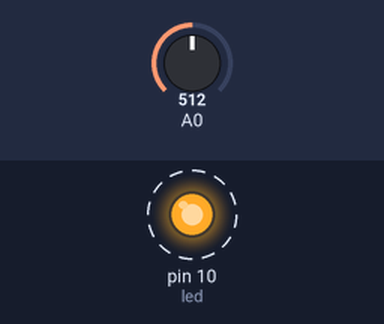
Bench run of a sketch on a simulated Arduino Uno, built with avr-gcc and run on an emulated ATmega328P. Shown: output pins drawn as LEDs (lit = HIGH). Dashed ring = blinking. Inputs (shaded band) come from the test bench; at power-on: A0 = 512. No radio packets arrive unless stated; what the sketch prints to the serial monitor is not drawn.

Above: at 0.13 s.
Timing chart, 0 to 3.0 s (numbered marks = the images above):
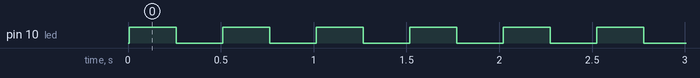

The sketch:

transmitter.ino
```cpp
#include <SPI.h>
#include <nRF24L01.h>
#include <RF24.h>
RF24 radio(7, 8); // CE, CSN
int led=10;
const byte address[6] = "00001";
void setup() {
  Serial.begin(9600);
  radio.begin();
  radio.openWritingPipe(address);
  radio.setPALevel(RF24_PA_MIN);
  radio.stopListening();
  pinMode(led,OUTPUT);
}
void loop() {
  float esc_cord= analogRead(A0);
  radio.write(&esc_cord, sizeof(esc_cord));
  Serial.println(esc_cord);
  digitalWrite(led,HIGH);
  delay(250);
  radio.write(&esc_cord, sizeof(esc_cord));
  digitalWrite(led,LOW);
  delay(250);
}
```

Measured:
- by itself, pin 10 (led): alternates HIGH for 0.25 s and LOW for 0.25 s
